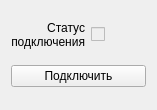
<?xml version="1.0" encoding="UTF-8"?>
<ui version="4.0">
 <class>ModbusView</class>
 <widget class="QWidget" name="ModbusView">
  <property name="geometry">
   <rect>
    <x>0</x>
    <y>0</y>
    <width>157</width>
    <height>110</height>
   </rect>
  </property>
  <property name="sizePolicy">
   <sizepolicy hsizetype="Fixed" vsizetype="Fixed">
    <horstretch>0</horstretch>
    <verstretch>0</verstretch>
   </sizepolicy>
  </property>
  <property name="minimumSize">
   <size>
    <width>157</width>
    <height>110</height>
   </size>
  </property>
  <property name="windowTitle">
   <string>Form</string>
  </property>
  <property name="styleSheet">
   <string notr="true"/>
  </property>
  <layout class="QVBoxLayout" name="verticalLayout">
   <item>
    <layout class="QHBoxLayout" name="horizontalLayout">
     <item>
      <widget class="QLabel" name="label">
       <property name="sizePolicy">
        <sizepolicy hsizetype="Preferred" vsizetype="Preferred">
         <horstretch>0</horstretch>
         <verstretch>0</verstretch>
        </sizepolicy>
       </property>
       <property name="text">
        <string>Статус
подключения</string>
       </property>
       <property name="alignment">
        <set>Qt::AlignmentFlag::AlignRight|Qt::AlignmentFlag::AlignTrailing|Qt::AlignmentFlag::AlignVCenter</set>
       </property>
      </widget>
     </item>
     <item alignment="Qt::AlignmentFlag::AlignLeft">
      <widget class="QCheckBox" name="isConnected">
       <property name="enabled">
        <bool>false</bool>
       </property>
       <property name="sizePolicy">
        <sizepolicy hsizetype="Minimum" vsizetype="Fixed">
         <horstretch>0</horstretch>
         <verstretch>2</verstretch>
        </sizepolicy>
       </property>
       <property name="minimumSize">
        <size>
         <width>0</width>
         <height>0</height>
        </size>
       </property>
       <property name="maximumSize">
        <size>
         <width>20</width>
         <height>16777215</height>
        </size>
       </property>
       <property name="text">
        <string/>
       </property>
       <property name="iconSize">
        <size>
         <width>20</width>
         <height>20</height>
        </size>
       </property>
       <property name="checkable">
        <bool>true</bool>
       </property>
       <property name="checked">
        <bool>false</bool>
       </property>
      </widget>
     </item>
    </layout>
   </item>
   <item>
    <widget class="QPushButton" name="connect">
     <property name="text">
      <string>Подключить</string>
     </property>
     <property name="checkable">
      <bool>true</bool>
     </property>
    </widget>
   </item>
  </layout>
 </widget>
 <resources/>
 <connections/>
</ui>
